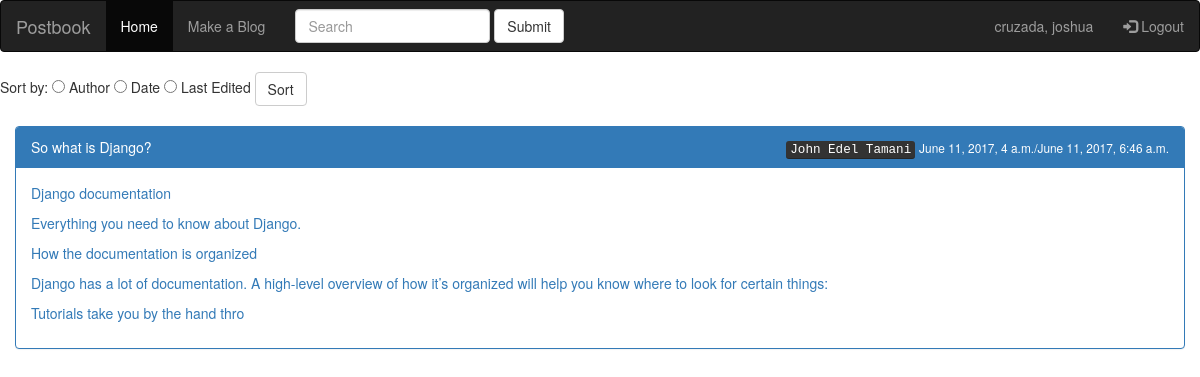
The page /blog/home (signed in) on the database as committed earlier.
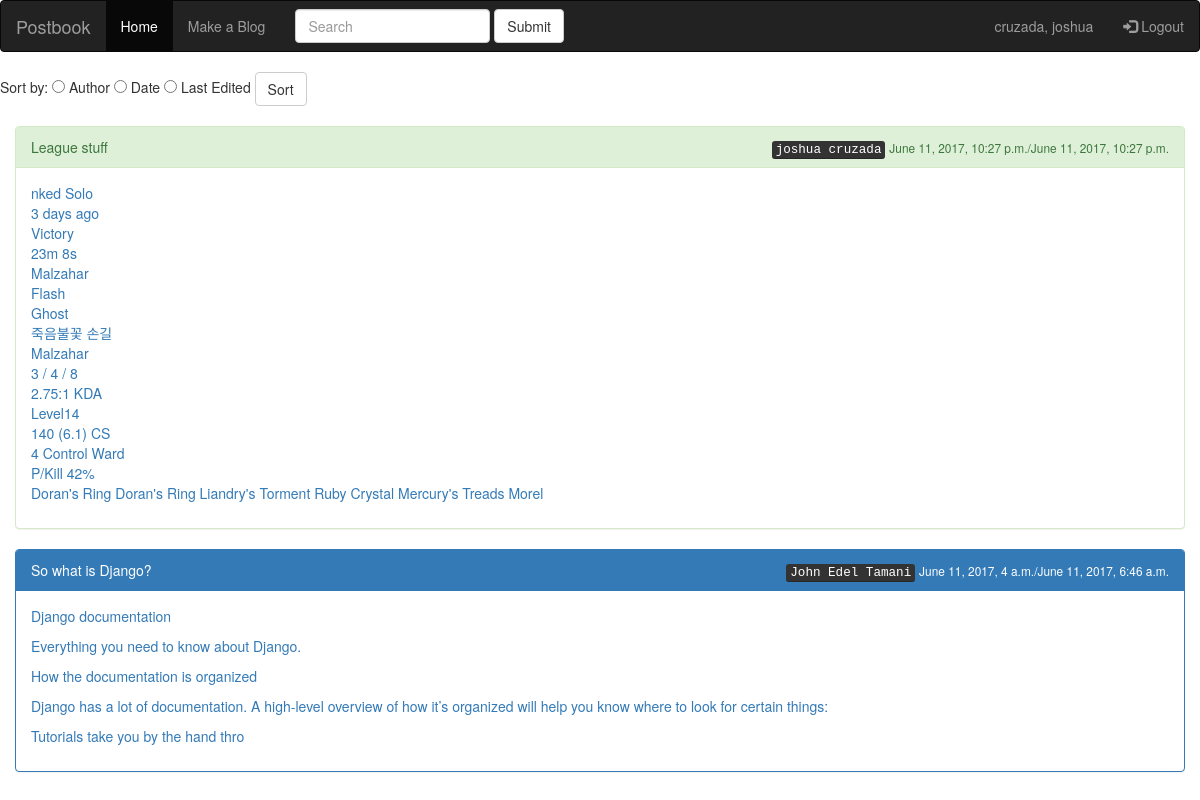
The same page on the database as committed later.
### blog/models.py (models this page shows, shortened)
class Post(models.Model):
    author = models.ForeignKey(Author, on_delete = models.CASCADE)
    cdate = models.DateTimeField(editable=False)
    edate = models.DateTimeField()
    title = models.CharField(max_length = 100)
    content = models.TextField()

class Author(models.Model):
    first_name = models.CharField(max_length=100)
    last_name = models.CharField(max_length=100)
    password = models.CharField(max_length=100)
    username = models.CharField(max_length=100, primary_key= True)

### blog/views.py (the view)
# urls.py: url(r'home', views.Home, name = 'home'),
def Home(request):
    posts = None
    postsa = None
    postsb = None
    postsc = None
    reversed = True
    print(request.session['username'])
    if(request.method == "POST"):
        posts = request.session['search']
        try:
            request.session['search'] = request.POST['filter']
        except:
            None
        posts = Post.objects.all()
        postsa = posts.filter(title__icontains=request.session['search'])
        postsb = posts.filter(author__first_name__icontains=request.session['search'])
        postsc = posts.filter(content__icontains=request.session['search'])
        posts = postsa | postsb | postsc
        try:
            if (request.POST['author'] == 'author'):
                posts = posts.order_by('author__first_name','author__last_name')
                reversed = False
        except:
            None
        try:
            if (request.POST['date'] == 'date'):
                posts = posts.order_by('cdate').order_by('cdate')
                reversed = False
        except:
            None
        try:
            if (request.POST['le'] == 'le'):
                posts = posts.order_by('edate').order_by('edate')
                reversed = True
        except:
            None
    else:
        request.session['search'] = ''
        posts = Post.objects.all()
    context = {
        'posts': posts,
        'user': Author.objects.get(username=request.session['username']),
        'reveresed': reversed,
    }
    return render(request, 'Posts.html', context)

### blog/templates/Posts.html (shortened to what this page needs)
{% extends 'base.html' %}
{% block homey %}<li class="active"><a href="/blog/home/">Home</a></li> {% endblock %}
{% block uname %}{{ user.last_name}}, {{ user.first_name }}{% endblock %}
{% block body %}
    <form action = "/blog/home" method = "POST">
    <div>
    Sort by:
      <input type="radio" name="author" value="author"> Author
      <input type="radio" name="date" value="date"> Date
        <input type="radio" name="le" value="le"> Last Edited
        <button type="submit" class="btn btn-default" display:inline-block>Sort</button>
    </div>
    <br>
    </form>
    {% if posts %}
        {% if reveresed == True%}
            {%  for post in posts reversed %}
             <a href = "/blog/{{ post.id }}/">
                <div class = "col-md-12">
                        {% if user.username == post.author.username %}
                            <div class="panel panel-success">
                        {% else %}
                            <div class="panel panel-primary">
                        {% endif %}
                        <div class="panel-heading"> {{ post.title|slice:":50" }} <span style = "float:right"><kbd>{{ post.author.first_name }} {{ post.author.last_name }}</kbd> <small>{{ post.cdate }}/{{ post.edate }}</small></span></div>
                        <div class="panel-body">{{ post.content|linebreaks|slice:":300" }}</div>
                         </div>
                </div>
            </a>
            {% endfor %}
        {% endif %}
    {% else %}
        <header> There are no posts yet on this site, Be the first to try it now!</header>
    {% endif %}
{% endblock %}

Rows that differ between the two databases and show on the page:
added Post: title "League stuff", author.first_name "joshua", author.last_name "cruzada", cdate "June 11, 2017, 10:27 p.m.", edate "June 11, 2017, 10:27 p.m.", content "nked Solo 3 days ago Victory 23m 8s Malzahar Flash Ghost 죽음불꽃 손길 Malzahar 3 / 4 / 8 2.75:1 KDA Level14 140 (6.1) CS 4 Control Ward P/Kill 42% Doran's Ring Doran's Ring Liandry's Torment Ruby Crystal Mercury's Treads Morel"
